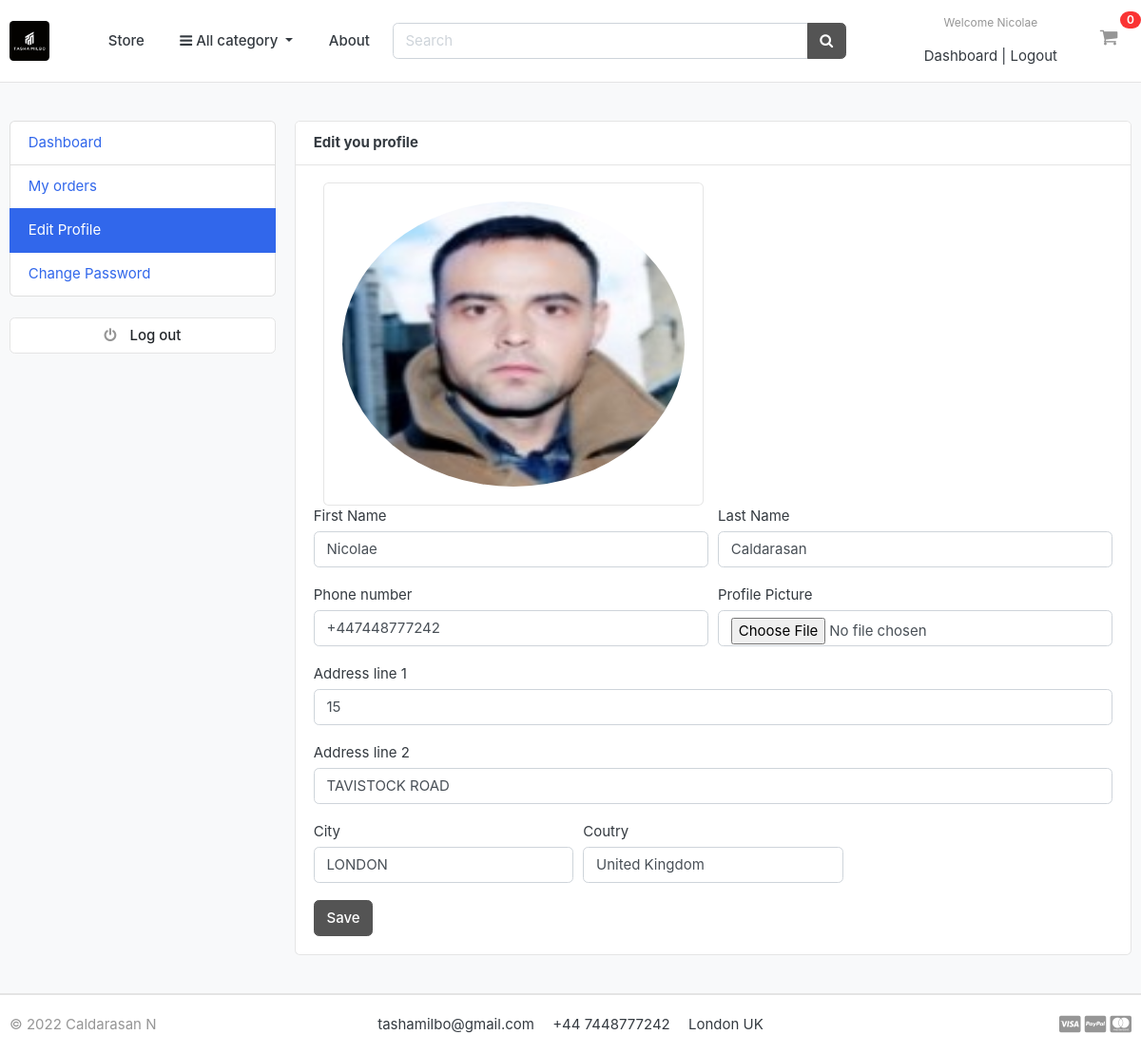
/accounts/edit_profile/ (signed in), run on the app's committed database.
### accounts/models.py (models this page shows, shortened)
class Account(AbstractBaseUser):
    first_name = models.CharField(max_length=50)
    last_name = models.CharField(max_length=50)
    username = models.CharField(max_length=50, unique=True)
    email = models.EmailField(max_length=100, unique=True)
    phone_number = models.CharField(max_length=50)
    date_joined = models.DateTimeField(auto_now_add=True)
    last_login = models.DateTimeField(auto_now_add=True)
    is_admin = models.BooleanField(default=False)
    is_staff = models.BooleanField(default=False)
    is_active = models.BooleanField(default=False)
    is_superadmin = models.BooleanField(default=False)
    USERNAME_FIELD = 'email'
    REQUIRED_FIELDS = ['username', 'first_name', 'last_name']
    objects = MyAccountManager()

class UserProfile(models.Model):
    user = models.OneToOneField(Account, on_delete=models.CASCADE)
    address_line_1 = models.CharField(blank=True, max_length=100)
    address_line_2 = models.CharField(blank=True, max_length=100)
    profile_picture = models.ImageField(blank=True, upload_to='userprofile')
    city = models.CharField(blank=True, max_length=20)
    country = models.CharField(blank=True, max_length=20)

### accounts/views.py (the view)
# urls.py: path('edit_profile/', views.edit_profile, name='edit_profile'),
@login_required(login_url='login')
def edit_profile(request):
    userprofile = get_object_or_404(UserProfile, user=request.user)
    if request.method == 'POST':
        user_form = UserForm(request.POST, instance=request.user)
        profile_form = UserProfileForm(request.POST, request.FILES, instance=userprofile)
        if user_form.is_valid and profile_form.is_valid:
            user_form.save()
            profile_form.save()
            messages.success(request, 'Your profile has been updated')
            return redirect('edit_profile')
    else:
        user_form = UserForm(instance=request.user)
        profile_form = UserProfileForm(instance=userprofile)
    context = {
        'user_form': user_form,
        'profile_form': profile_form,
        'userprofile': userprofile,
    }
    return render(request, 'accounts/edit_profile.html', context)

### accounts/forms.py
class UserForm(forms.ModelForm):
    class Meta:
        model = Account
        fields = ('first_name', 'last_name', 'phone_number')
    def __init__(self, *args, **kwargs):
        super(UserForm, self).__init__(*args, **kwargs)
        for field in self.fields:
            self.fields[field].widget.attrs['class'] = 'form-control'

class UserProfileForm(forms.ModelForm):
    profile_picture = forms.ImageField(required=False, error_messages = {'invalid': ("Image files only")}, widget=forms.FileInput)
    class Meta:
        model = UserProfile
        fields = ('address_line_1', 'address_line_2', 'city', 'country', 'profile_picture')
    def __init__(self, *args, **kwargs):
        super(UserProfileForm, self).__init__(*args, **kwargs)
        for field in self.fields:
            self.fields[field].widget.attrs['class'] = 'form-control'

### carts/context_processors.py (called while the page is built)
def counter(request):
    cart_count = 0
    if 'admin' in request.path:
        return {}
    else:
        try:
            cart = Cart.objects.filter(cart_id=_cart_id(request))
            if request.user.is_authenticated:
                cart_items = CartItem.objects.all().filter(user=request.user)
            else:
                cart_items = CartItem.objects.all().filter(cart=cart[:1])
            for cart_item in cart_items:
                cart_count += cart_item.quantity
        except Cart.DoesNotExist:
            cart_count = 0
    return dict(cart_count=cart_count)

### carts/views.py (called while the page is built)
def _cart_id(request):
    cart = request.session.session_key
    if not cart:
        cart = request.session.create()
    return cart

### category/context_processors.py (called while the page is built)
def menu_links(request):
    links = Category.objects.all()
    return dict(links=links)

### category/models.py (called while the page is built)
    def get_url(self):
        return reverse('products_by_category', args=[self.slug])

### templates/accounts/edit_profile.html (shortened to what this page needs)
{% extends 'base.html' %}
{% block content %}
<section class="section-conten padding-y bg">
    <div class="container">
        <div class="row">
        {% include 'includes/dashboard_sidebar.html' %}
        <main class="col-md-9">
            <article class="card">
            <header class="card-header">
                <strong class="d-inline-block mr-3">Edit you profile</strong>
            </header>
            <div class="card-body">
                <div class="col-md-6">
                    <div class="card">
                        <div class="card-body">
                            <img src="{{userprofile.profile_picture.url}}" alt="User Profile Picture" class="img_dashboard">
                        </div>
                    </div>
                </div>
                <div class="row">
                    <div class="col-md-12">
                       <form action="{% url 'edit_profile' %}" method="POST" enctype="multipart/form-data">
                          <div class="form-row">
                            <div class="form-group col-md-6">
                                <label>First Name</label>
                                {{user_form.first_name}}
                            </div>
                            <div class="form-group col-md-6">
                                <label>Last Name</label>
                                {{user_form.last_name}}
                            </div>
                          </div>
                          <div class="form-row">
                            <div class="form-group col-md-6">
                                <label>Phone number</label>
                                {{user_form.phone_number}}
                            </div>
                            <div class="form-group col-md-6">
                                <label>Profile Picture</label>
                                {{profile_form.profile_picture}}
                            </div>
                          </div>
                          <div class="form-group">
                            <label>Address line 1</label>
                            {{profile_form.address_line_1}}
                          </div>
                          <div class="form-group">
                            <label>Address line 2</label>
                            {{profile_form.address_line_2}}
                          </div>
                          <div class="form-row">
                            <div class="form-group col-md-4">
                                <label>City</label>
                                {{profile_form.city}}
                            </div>
                            <div class="form-group col-md-4">
                                <label>Coutry</label>
                                {{profile_form.country}}
                            </div>
                          </div>
                          <input type="submit" value="Save" class="btn btn-secondary">
                       </form>
                    </div>
                </div>
            </div>
            </article>
        </main>
    </div>
    </div>
    </section>
{% endblock %}

### templates/includes/navbar.html (shortened to what this page needs)
{% load static %}
<header class="section-header">
    <section class="header-main border-bottom">
        <div class="container">
    <div class="row align-items-center">
        <div class="col-lg-1 col-md-3 col-6">
            <a href="{% url 'home' %}" class="brand-wrap">
                <img class="logo" src="{% static './images/logo.ico' %}">
            </a>
        </div>
        <a href="{% url 'store' %}" class="btn btn-transparent">Store</a>
        <div class="col-lg col-sm col-md col-6 flex-grow-0">
            <div class="category-wrap dropdown d-inline-block float-right">
                <button type="button" class="btn btn-transparent dropdown-toggle" data-toggle="dropdown">
                    <i class="fa fa-bars"></i> All category
                </button>
            </div>
        </div>
        <a href="{% url 'about' %}" class="btn btn-transparent">About</a>
        <div class="col-lg col-md-6 col-sm-12 col">
            <form action="{% url 'search' %}" class="search" method="GET">
                <div class="input-group w-100">
                    <input type="text" class="form-control" style="width:60%;" placeholder="Search" name="keyword">
                    <div class="input-group-append">
                      <button class="btn btn-secondary" type="submit">
                        <i class="fa fa-search"></i>
                      </button>
                    </div>
                </div>
            </form>
        </div>
        <div class="col-lg-3 col-sm-6 col-8 order-2 order-lg-3">
                    <div class="d-flex justify-content-end mb-3 mb-lg-0">
                        {% if user.id is None %}
                            <div class="widget-header">
                                <small class="title text-muted">Welcome guest!</small>
                                <div>
                                    <a href="{% url 'login' %}">Sign in</a> <span class="dark-transp"> | </span>
                                    <a href="{% url 'register' %}"> Register</a>
                                </div>
                            </div>
                        {% else %}
                        <div class="widget-header">
                            <small class="title text-muted">Welcome {{user.first_name}}</small>
                            <div>
                                <a href="{% url 'dashboard' %}">Dashboard</a> <span class="dark-transp"> | </span>
                                <a href="{% url 'logout' %}"> Logout</a>
                            </div>
                        </div>
                        {% endif %}
                        <a href="{% url 'cart' %}" class="widget-header pl-3 ml-3">
                            <div class="icon icon-sm"><i class="fa fa-shopping-cart"></i></div>
                            <span class="badge badge-pill badge-danger notify"> {{cart_count}} </span>
                        </a>
                    </div>
                </div>
    </div>
        </div>
    </section>
    </header>

### static/css/ui.css (style rules this page uses)
html { font-family: "Inter", sans-serif; font-size: 15px; }
.icon-xs, .icon-sm, .icon-md, .icon-lg { display: inline-block; text-align: center; flex-shrink: 0; flex-grow: 0; }
.icon-sm { width: 48px; height: 48px; line-height: 48px !important; font-size: 20px; }
.padding-y { padding-top: 40px; padding-bottom: 40px; }
article:after, .form-group:after { display: block; clear: both; content: ""; }
.bg { background-color: #f8f9fa; }
.header-main { position: relative; padding-top: 1rem; padding-bottom: 1rem; }
.brand-wrap .logo, .navbar-brand .logo { margin-right: 7px; max-height: 42px; display: inline-block; }
.widget-header { display: inline-block; vertical-align: middle; position: relative; }
.widget-header a { color: #343a40; }
.widget-header i { color: #969696; }
.widget-header .title { display: block; }
.widget-header .notify { position: absolute; top: -3px; right: -10px; }
.notify { position: absolute; top: -4px; right: -10px; display: inline-block; padding: 0.25em 0.6em; font-size: 12px; line-height: 1; text-align: center; border-radius: 3rem; color: #fff; background-color: #fa3434; }

### static/css/styles.css (style rules this page uses)
.logo { border-radius: 10%; }
img:not(.logo) { width: 100%; }
img { display: block; }
.title { text-align: center; margin-bottom: 1rem; }
.img_dashboard { width: 10rem; height: 20rem; border-radius: 50%; }

### data on the page
Account: first_name "Nicolae", last_name "Caldarasan", phone_number "+447448777242"
UserProfile: profile_picture (picture), address_line_1 "15", address_line_2 "TAVISTOCK ROAD", city "LONDON", country "United Kingdom"

### other printed values
{{ cart_count }} "0"
